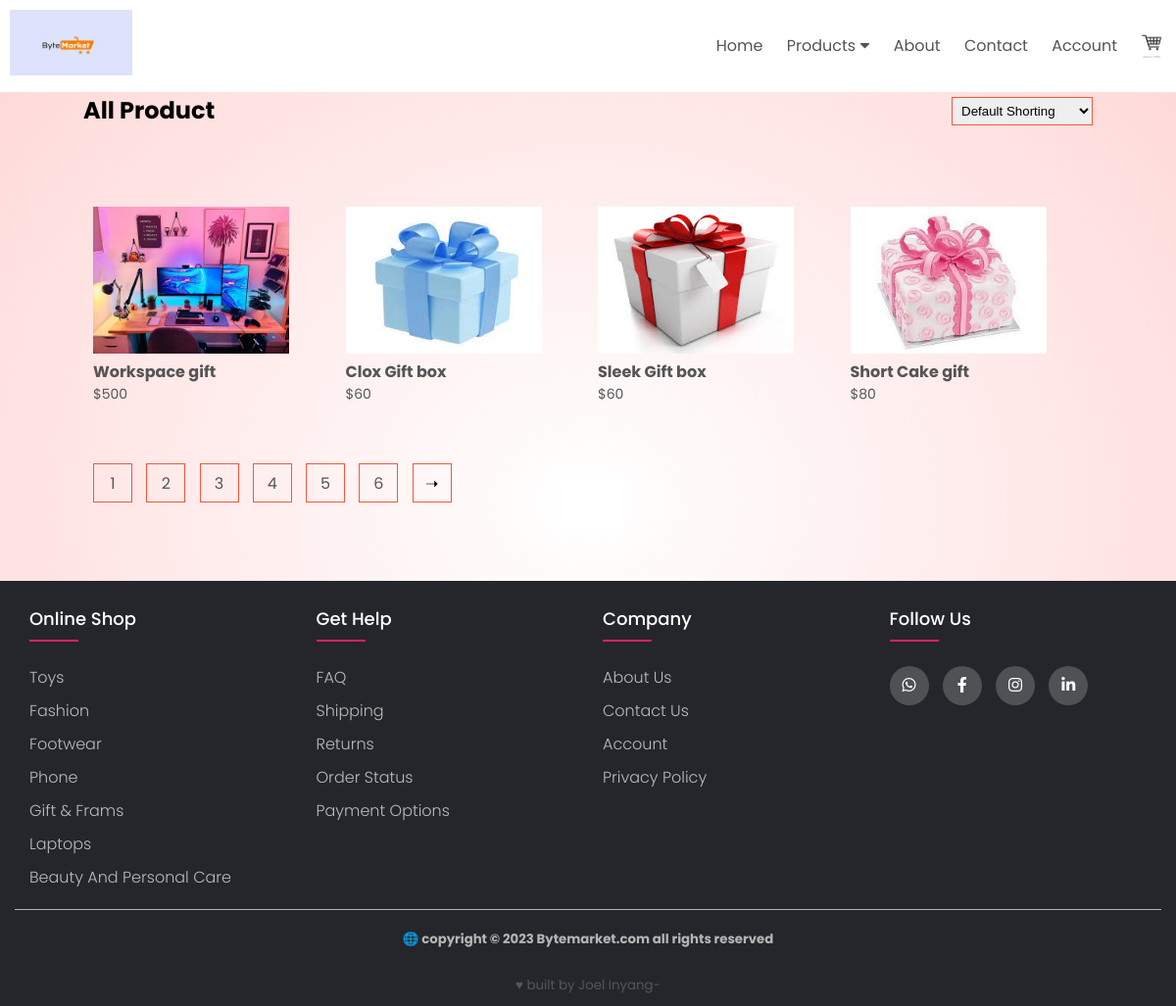
Screenshot of /gift_product/ with the database file from the repository.
### ByteApp/models.py (models this page shows, shortened)
class Product(models.Model):
    product_name = models.CharField(max_length=50, unique=True)
    slug = models.SlugField(max_length=50, unique=True)
    description = models.TextField(max_length=200, blank=True, default=" ● 'description'. ● 'description'. ● 'description'. ")
    price = models.IntegerField()
    images = models.ImageField(upload_to='photos/product', blank=True)
    stock = models.IntegerField()
    category = models.ForeignKey(Category, on_delete=models.CASCADE)

### ByteApp/views.py (the view)
# urls.py: path('gift_product/', views.gift_product, name='gift-product'),
def gift_product(request, cat_slug=None):
    categories = None
    products = None
    if cat_slug != None:
        categories= get_object_or_404(Category, slug=cat_slug)
        products = Product.objects.filter(category=categories)
    else:
        products = Product.objects.all().filter().order_by('id')
    context = {
        'products' : products,
        'categories' : categories,
    }
    return render(request, 'gift-product.html', context)

### templates/gift-product.html (shortened to what this page needs)
{% extends 'base.html' %}
{% load static %}
{% block content  %}
        </div>
      </div>
<div class="small-container">
   <div class="row row-2">
    <h2>All Product</h2>
    <select>
          <option>Default Shorting</option>
    </select>
</div>
<div class="row">
  {% for product in products %}
  {% if product.category.slug == 'gift' %}
  <div class="col-4">
      <a href="{% url 'product_detials_gift' cat_slug=product.category.slug product_slug=product.slug %}">
          <img src="{{ product.images.url }}" alt="" style="height: 150px; width: 200px;">
      </a>
      <a href="{% url 'product_detials_gift' cat_slug=product.category.slug product_slug=product.slug %}">
          <h4>{{ product.product_name }}</h4>
      </a>
      <p>${{ product.price }}</p>
  </div>
  {% endif %}
{% endfor %}
      </div>
  <div class="page-btn">
    <span><a href="fashion-child-product.html">1</span></a>
    <span><a href="fashion-saree-product.html">2</span></a>
    <span><a href="gift-product.html">3</span></a>
    <span><a href="toys-product.html">4</span></a>
    <span><a href="footwear-product.html">5</span></a>
    <span><a href="electronics-product.html">6</span></a>
    <span>➝</span>
    </div>
  </div>
  </body>
</html>
{% endblock %}

### static/css/style.css (style rules this page uses)
* { margin: 0; padding: 0; box-sizing: border-box; }
body { font-family: 'poppins', sans-serif; line-height: 1.5; }
a { text-decoration: none; color: #555; }
p { color: #555; }
.row { display: flex; align-items: center; flex-wrap: wrap; justify-content: space-around; }
.header .row { margin-top: 70px; }
.small-container { max-width: 1080px; margin: auto; padding-right: 25px; padding-left: 25px; padding-top: 25px; }
.col-4 { flex-basis: 25%; padding: 10px; min-width: 200px; margin-bottom: 50px; transition: transform 0.5s; }
.col-4 img { width: 100%; }
.col-4 p { font-size: 14px; }
.row-2 { justify-content: space-between; margin: 100px auto 50px; }
select { border: 1px solid #ff523b; padding: 5px; }
.page-btn { margin: 0 auto 80px; }
.page-btn span { display: inline-block; border: 1px solid #ff523b; margin-left: 10px; width: 40px; height: 40px; text-align: center; line-height: 40px; cursor: pointer; }

### rows the page displays
Product: images (picture), product_name "Workspace gift", price "500"
Product: images (picture), product_name "Clox Gift box", price "60"
Product: images (picture), product_name "Sleek Gift box", price "60"
Product: images (picture), product_name "Short Cake gift", price "80"
